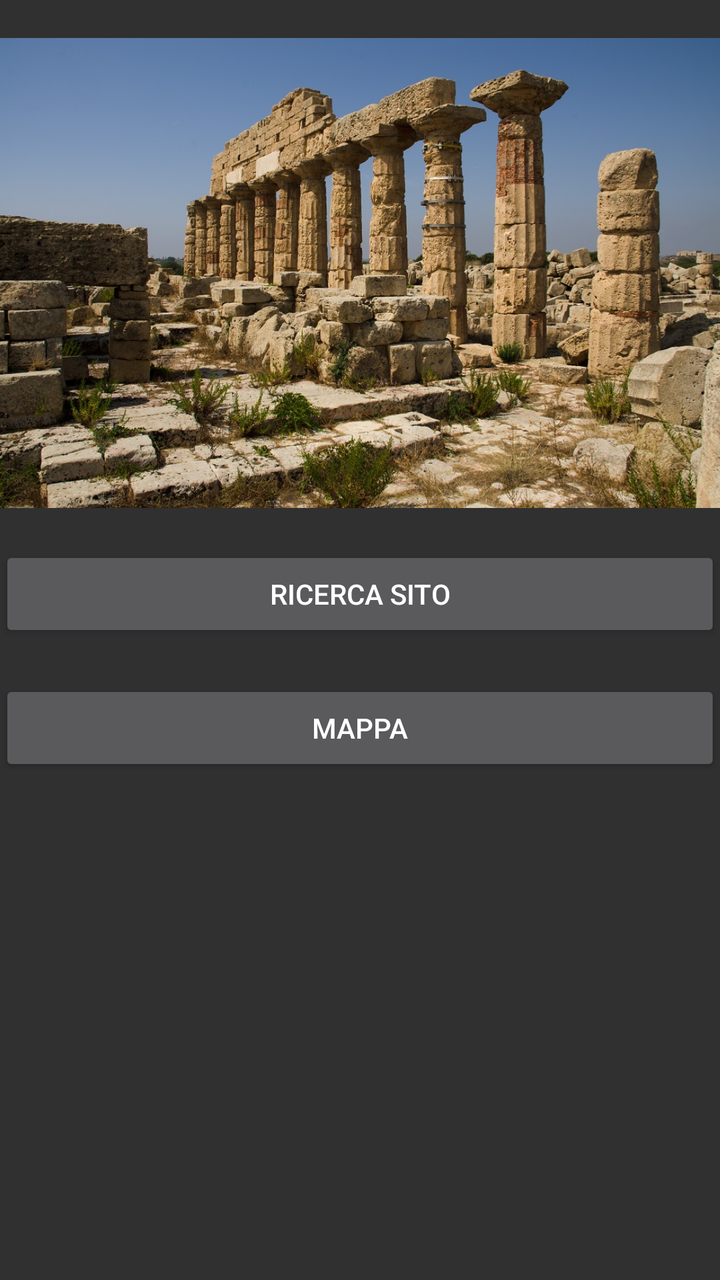
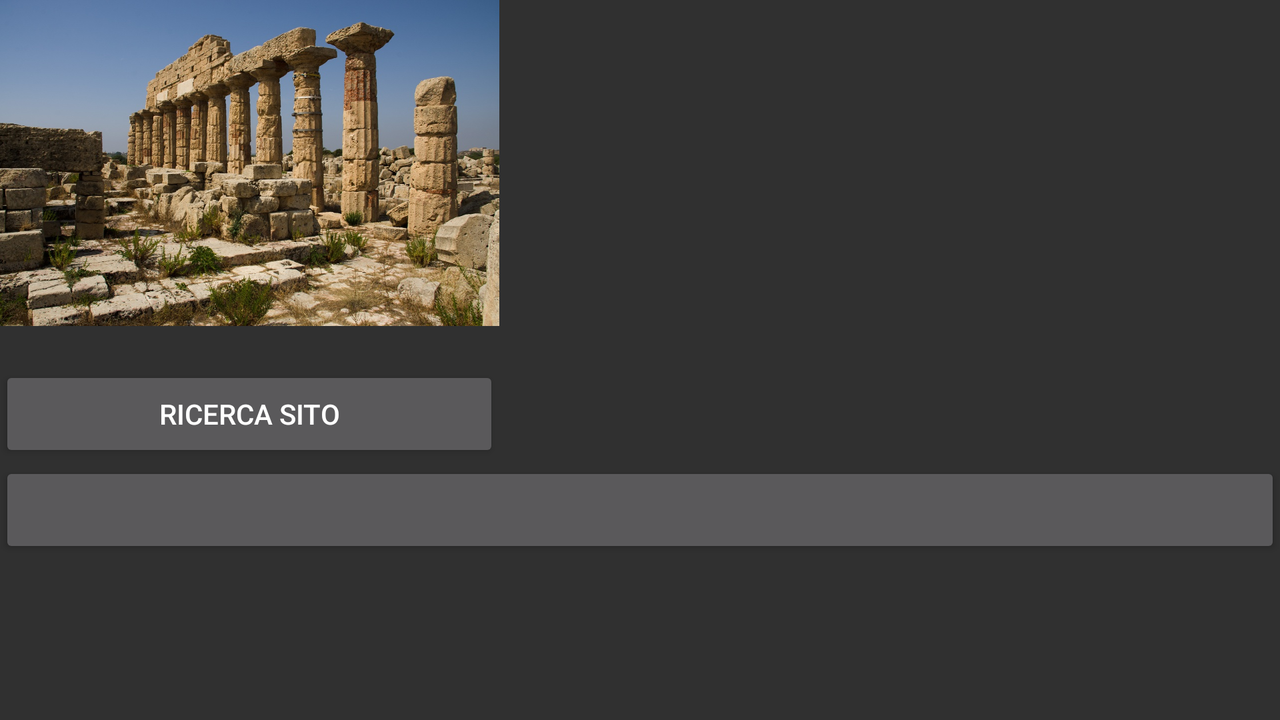

An Android layout and its configuration variant, each rendered on a device that would load it. The default file and the variant file are quoted in full after the pictures.
<!-- AndroidManifest.xml: application theme AppTheme -->
<!-- res/layout/fragment_main.xml -->
<RelativeLayout xmlns:android="http://schemas.android.com/apk/res/android"
    xmlns:tools="http://schemas.android.com/tools"
    android:layout_width="match_parent"
    android:layout_height="match_parent"
    android:paddingBottom="@dimen/activity_vertical_margin"
    android:paddingLeft="@dimen/activity_horizontal_margin"
    android:paddingRight="@dimen/activity_horizontal_margin"
    android:paddingTop="@dimen/activity_vertical_margin"
    tools:context="com.archeotour.MainActivity$PlaceholderFragment" >

    <ImageView
        android:id="@+id/imageView1"
        android:layout_width="wrap_content"
        android:layout_height="wrap_content"
        android:layout_alignParentTop="true"
        android:layout_centerHorizontal="true"
        android:layout_marginTop="19dp"
        android:adjustViewBounds="true"
        android:scaleType="centerInside"
        android:src="@drawable/logomainactivity" 
        android:contentDescription="@string/contentDescription_logoHome"/>

    <Button
        android:id="@+id/siteSearch"
        android:layout_width="match_parent"
        android:layout_height="wrap_content"
        android:layout_below="@+id/imageView1"
        android:layout_marginTop="19dp"
        android:layout_centerHorizontal="true"
        android:text="@string/buttonLabel_siteSearch"
         android:onClick="startSearchActivity" />

    <Button
        android:id="@+id/showMap"
        android:layout_width="match_parent"
        android:layout_height="wrap_content"
        android:layout_below="@+id/siteSearch"
        android:text="@string/buttonLabel_showMap"
        android:layout_centerHorizontal="true"
        android:layout_marginTop="19dp" />

</RelativeLayout>
<!-- resources referenced by this layout -->
<resources>
  <!-- drawable logomainactivity: jpg bitmap (drawable-hdpi, 368807 bytes) -->
  <string name="buttonLabel_showMap">Mappa</string>
  <string name="buttonLabel_siteSearch">Ricerca sito</string>
  <string name="contentDescription_logoHome">Logo home page</string>
  <style name="AppTheme" parent="Theme.AppCompat">
          
      </style>
</resources>
<!-- res/layout-land/fragment_main.xml (the author's variant of the layout above) -->
<!-- drawn on the phone turned sideways -->
<RelativeLayout xmlns:android="http://schemas.android.com/apk/res/android"
    xmlns:tools="http://schemas.android.com/tools"
    android:layout_width="match_parent"
    android:layout_height="match_parent"
    android:paddingBottom="@dimen/activity_vertical_margin"
    android:paddingLeft="@dimen/activity_horizontal_margin"
    android:paddingRight="@dimen/activity_horizontal_margin"
    android:paddingTop="@dimen/activity_vertical_margin"
    tools:context="com.archeotour.MainActivity$PlaceholderFragment" >

    <ImageView
        android:id="@+id/imageView1"
        android:layout_width="250dp"
        android:layout_height="wrap_content"
        android:adjustViewBounds="true"
        android:contentDescription="@string/contentDescription_logoHome"
        android:scaleType="centerInside"
        android:src="@drawable/logomainactivity" />

    <Button
        android:id="@+id/siteSearch"
        android:layout_width="250dp"
        android:layout_height="wrap_content"
        android:layout_alignParentLeft="true"
        android:layout_below="@+id/imageView1"
        android:layout_marginTop="20dp"
        android:onClick="startSearchActivity"
        android:text="@string/buttonLabel_siteSearch" />
    <Button
        android:id="@+id/nearMe"
        android:layout_width="match_parent"
        android:layout_height="wrap_content"
        android:layout_alignLeft="@+id/siteSearch"
        android:layout_below="@+id/siteSearch"
        android:onClick="nearMe"/>

      <ScrollView
          android:id="@+id/scrollView1"
          android:layout_width="250dp"
          android:layout_height="wrap_content"
          android:layout_alignParentLeft="true"
          android:layout_below="@+id/siteSearch"
          android:layout_marginTop="17dp" >

          <LinearLayout
              android:id="@+id/linear_layout_recent"
              android:layout_width="match_parent"
              android:layout_height="wrap_content"
              android:orientation="vertical" >
          </LinearLayout>
      </ScrollView>

</RelativeLayout>
<!-- resources referenced by the variant -->
<!-- as the phone turned sideways resolves them -->
<resources>
  <!-- drawable logomainactivity: jpg bitmap (drawable-hdpi, 368807 bytes) -->
  <string name="buttonLabel_siteSearch">Ricerca sito</string>
  <string name="contentDescription_logoHome">Logo home page</string>
  <style name="AppTheme" parent="Theme.AppCompat">
          
      </style>
</resources>
